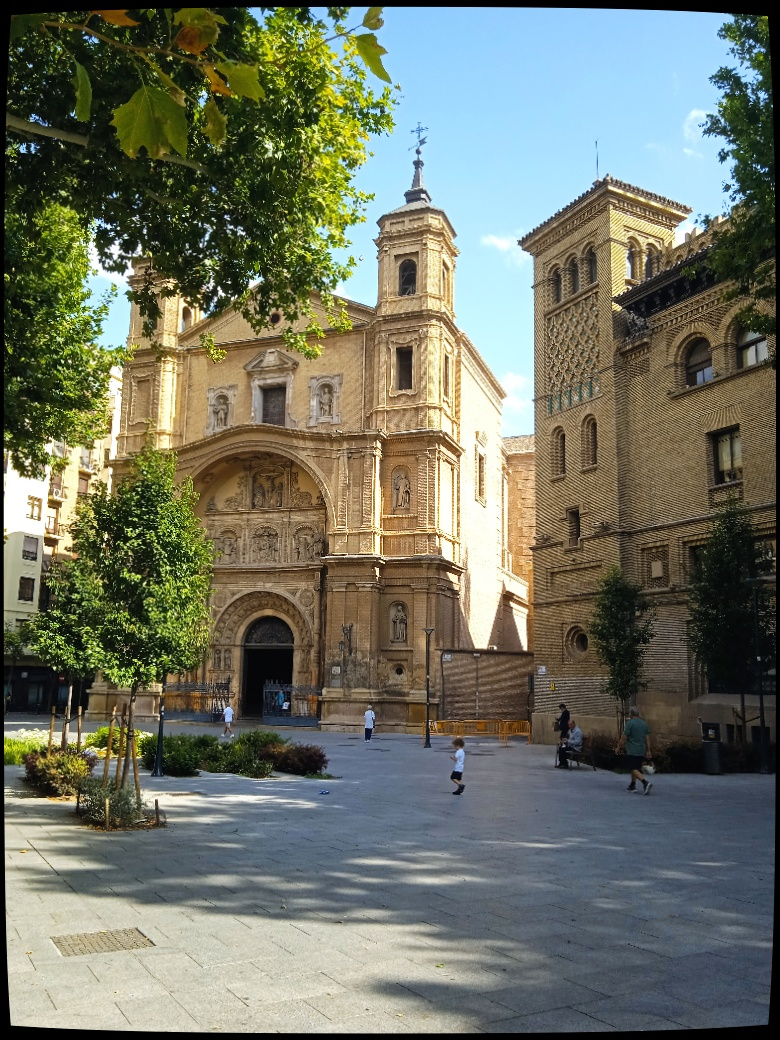
#> input picture v2/imgs/img_new6_undistorted.jpg, 780 x 1040 px, found by its file name
$ python diff.py
#> lines starting #> are read from the running program, lines starting #| are printed output that depends on the picture
import os
import cv2
import numpy as np

import matplotlib.pyplot as plt

if __name__ == '__main__':
    print('This is the diff module')

    # Load th two images
    path_folder = 'v2/imgs/'
    path_img = os.path.join(path_folder, 'img_new6_undistorted.jpg')
    path_old = os.path.join(path_folder, 'img_old4.jpg')
    img = cv2.imread(path_img)
#> img is the input picture: shape (1040, 780, 3); mean B, G, R 100.2, 115.1, 111.4
    img = cv2.cvtColor(img, cv2.COLOR_BGR2RGB)
    img_old = cv2.imread(path_old)
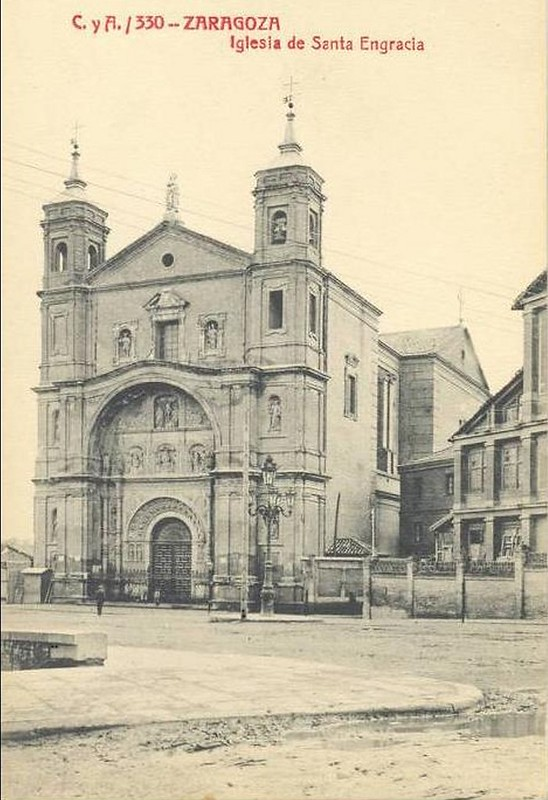
#> input picture v2/imgs/img_old4.jpg, 548 x 800 px, found by its file name
#> img_old is the input picture: shape (800, 548, 3); mean B, G, R 167.1, 191.9, 201.3

    gray_new = cv2.cvtColor(img, cv2.COLOR_BGR2GRAY)
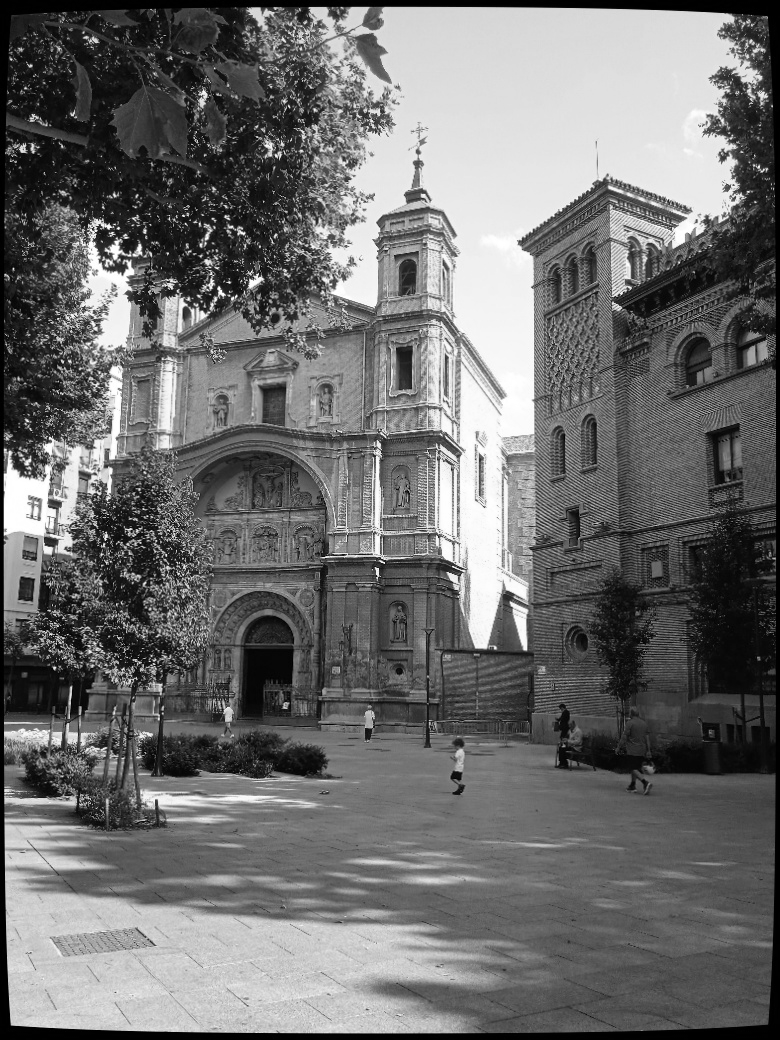
#> gray_new: shape (1040, 780); min 0, max 255, mean 110.3
    gray_old = cv2.cvtColor(img_old, cv2.COLOR_BGR2GRAY)
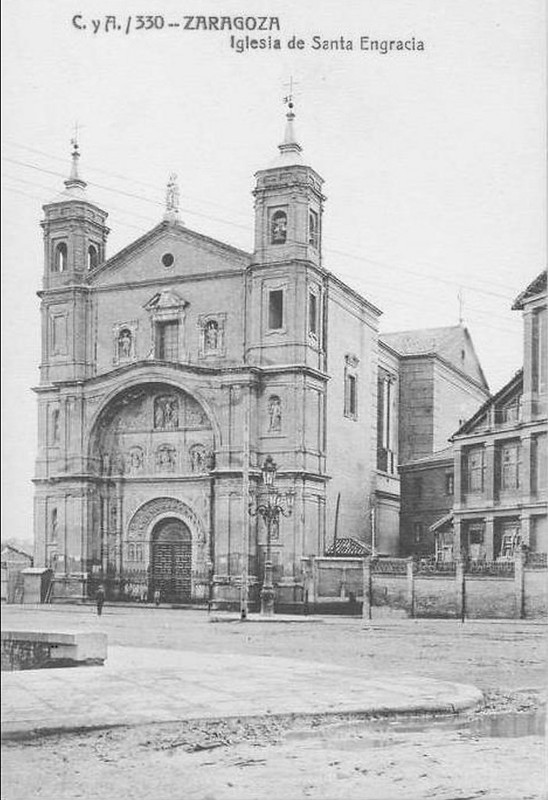
#> gray_old: shape (800, 548); min 6, max 254, mean 191.9

    target = cv2.bilateralFilter(gray_old, 9, 75, 75)
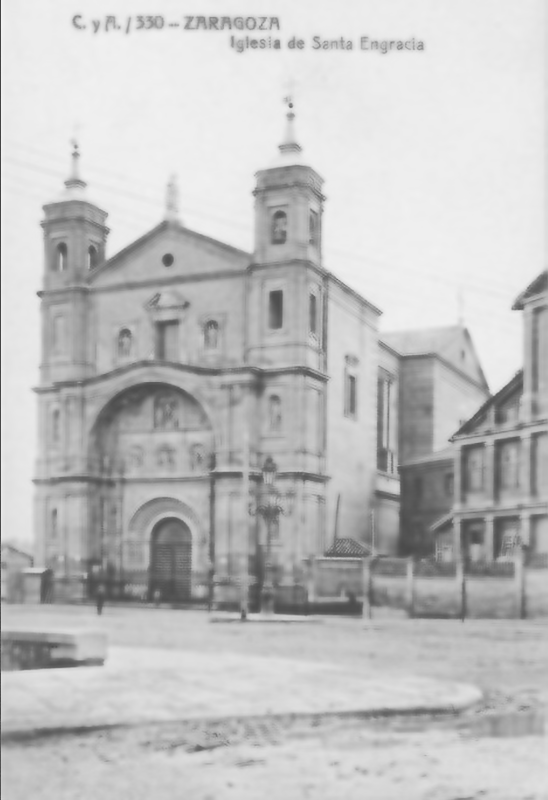
#> target: shape (800, 548); min 66, max 242, mean 192.1
    img_new = cv2.bilateralFilter(gray_new, 9, 75, 75)

    # Detect SIFT features and compute descriptors
    path = './v2/output/img_new6_undistorted_img_old4_matches.npz'
#> (the run stopped early here; a loop or call above may not have finished)
